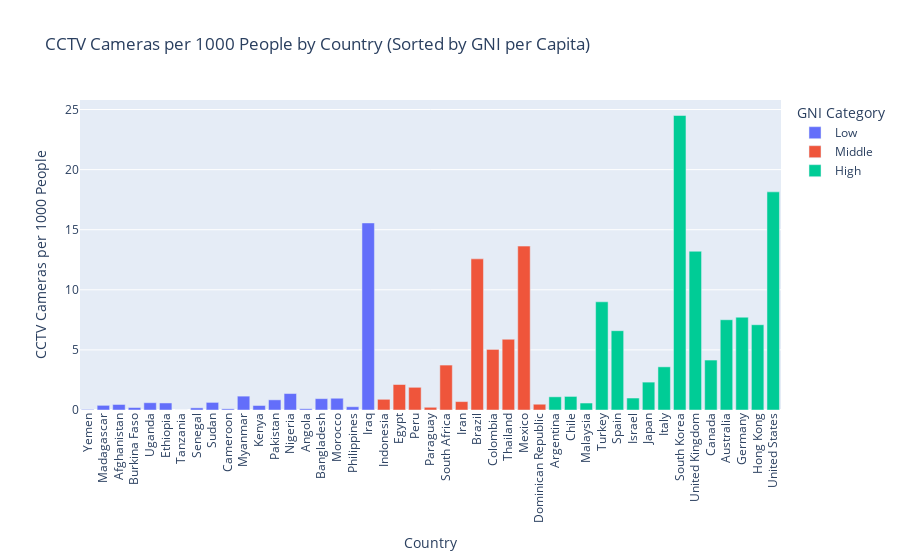

Here is the notebook cell this chart was saved with:
### Markdown cell above
## Relation Between Number of CCTV Cameras and Gross National Income

The bar graph below highlights the relationship between the density of CCTV cameras and Gross National Income (GNI) per capita in various countries. Wealthier nations tend to have more CCTV cameras per 1,000 people, reflecting their greater economic resources for public safety and security. This investment in advanced surveillance systems is a crucial part of these countries' crime prevention strategies. Higher GNI correlates with increased funding for technology, both as a security tool and a symbol of technological advancement and status (Norris, 2005; Lyon, 2003).

### Code cell
# Load the data (replace with the actual file paths)
df_cctv = pd.read_csv('datasets/cctv.csv')
df_hdi = pd.read_csv('datasets/Human Development Index.csv')

# Select relevant columns and rename for clarity
df_hdi = df_hdi[['Country', 'Gross National Income Per Capita (2021)']]
df_cctv = df_cctv[['Country', '# of CCTV Cameras', '# of People (2023)']]

# Clean the data: handle missing values
df_hdi.dropna(subset=['Gross National Income Per Capita (2021)'], inplace=True)
df_cctv.dropna(subset=['# of CCTV Cameras', '# of People (2023)'], inplace=True)

# Convert '# of CCTV Cameras' and '# of People (2023)' columns to integers (remove commas)
df_cctv['# of CCTV Cameras'] = df_cctv['# of CCTV Cameras'].str.replace(',', '').astype(int)
df_cctv['# of People (2023)'] = df_cctv['# of People (2023)'].str.replace(',', '').astype(int)

# Calculate the number of CCTV cameras per 1000 people
df_cctv['CCTV Cameras per 1000 People'] = df_cctv['# of CCTV Cameras'] / df_cctv['# of People (2023)'] * 1000

# Group by country and calculate the total number of cameras and the number of CCTV cameras per 1000 people
total_cameras_per_land = df_cctv.groupby('Country', as_index=False).agg({
    '# of CCTV Cameras': 'sum',
    'CCTV Cameras per 1000 People': 'sum'
})

# Merge the DataFrames on 'Country'
merged_df = pd.merge(total_cameras_per_land, df_hdi, on='Country')

# Exclude specific countries because of outliers or no information
excluded_countries = ['China', 'India', 'Saudi Arabia']
merged_df = merged_df[~merged_df['Country'].isin(excluded_countries)]

# Categorize GNI per Capita into low, middle, high
gni_bins = [0, 10000, 20000, float('inf')]
gni_labels = ['Low', 'Middle', 'High']
merged_df['GNI Category'] = pd.cut(merged_df['Gross National Income Per Capita (2021)'], bins=gni_bins, labels=gni_labels)

# Sort the merged data by GNI per Capita
merged_df_sorted = merged_df.sort_values(by='Gross National Income Per Capita (2021)')

# Create the interactive bar chart
fig = px.bar(
    merged_df_sorted,
    x='Country',
    y='CCTV Cameras per 1000 People',
    color='GNI Category',
    hover_data=['# of CCTV Cameras', 'Gross National Income Per Capita (2021)'],
    labels={'CCTV Cameras per 1000 People': 'CCTV Cameras per 1000 People', 'Gross National Income Per Capita (2021)': 'GNI per Capita'},
    title='CCTV Cameras per 1000 People by Country (Sorted by GNI per Capita)'
)

# Update the layout to improve readability
fig.update_layout(
    xaxis_title='Country',
    yaxis_title='CCTV Cameras per 1000 People',
    xaxis_tickangle=-90,
    yaxis=dict(tickmode='linear', tick0=0, dtick=5),
    hovermode='closest',
    height = 500
)

# Show the plot
fig.show()

### Figure 1 — Plotly figure (JSON) as saved in the notebook; plotly's stock layout.template omitted (floating-point values rounded to 4 significant figures)
{"data": [{"alignmentgroup": "True", "customdata": [[150, 1314.0], [1500, 1484.0], [2108, 1824.0], [660, 2118.0], [2333, 2181.0], [3200, 2361.0], [20, 2664.0], [617, 3344.0], [4010, 3575.0], [400, 3621.0], [6475, 3851.0], [2000, 4474.0], [11600, 4624.0], [7800, 4790.0], [955, 5466.0], [17657, 5472.0], [3810, 7303.0], [4005, 8920.0], [120000, 9977.0]], "hovertemplate": "GNI Category=Low<br>Country=%{x}<br>CCTV Cameras per 1000 People=%{y}<br># of CCTV Cameras=%{customdata[0]}<br>GNI per Capita=%{customdata[1]}<extra></extra>", "legendgroup": "Low", "marker": {"color": "#636efa", "pattern": {"shape": ""}}, "name": "Low", "offsetgroup": "Low", "orientation": "v", "showlegend": true, "textposition": "auto", "type": "bar", "x": ["Yemen", "Madagascar", "Afghanistan", "Burkina Faso", "Uganda", "Ethiopia", "Tanzania", "Senegal", "Sudan", "Cameroon", "Myanmar", "Kenya", "Pakistan", "Nigeria", "Angola", "Bangladesh", "Morocco", "Philippines", "Iraq"], "xaxis": "x", "y": [0.04556, 0.3874, 0.4594, 0.206, 0.6066, 0.586, 0.002572, 0.1799, 0.6321, 0.09844, 1.154, 0.3756, 0.8461, 1.369, 0.1028, 0.9448, 0.9787, 0.2731, 15.56], "yaxis": "y"}, {"alignmentgroup": "True", "customdata": [[9466, 11470.0], [46684, 11730.0], [21163, 12250.0], [794, 12350.0], [19741, 12950.0], [5584, 13000.0], [92632, 14370.0], [49178, 14380.0], [65167, 17030.0], [124707, 17900.0], [1692, 17990.0]], "hovertemplate": "GNI Category=Middle<br>Country=%{x}<br>CCTV Cameras per 1000 People=%{y}<br># of CCTV Cameras=%{customdata[0]}<br>GNI per Capita=%{customdata[1]}<extra></extra>", "legendgroup": "Middle", "marker": {"color": "#EF553B", "pattern": {"shape": ""}}, "name": "Middle", "offsetgroup": "Middle", "orientation": "v", "showlegend": true, "textposition": "auto", "type": "bar", "x": ["Indonesia", "Egypt", "Peru", "Paraguay", "South Africa", "Iran", "Brazil", "Colombia", "Thailand", "Mexico", "Dominican Republic"], "xaxis": "x", "y": [0.8901, 2.121, 1.889, 0.2262, 3.738, 0.6997, 12.57, 5.04, 5.887, 13.64, 0.4802], "yaxis": "y"}, {"alignmentgroup": "True", "customdata": [[17000, 20930.0], [7794, 24560.0], [5000, 26660.0], [120462, 31030.0], [41977, 38350.0], [4401, 41520.0], [58799, 42270.0], [15500, 42840.0], [179344, 44500.0], [127423, 45220.0], [24362, 46810.0], [38735, 49240.0], [27589, 54530.0], [54519, 62610.0], [111231, 64770.0]], "hovertemplate": "GNI Category=High<br>Country=%{x}<br>CCTV Cameras per 1000 People=%{y}<br># of CCTV Cameras=%{customdata[0]}<br>GNI per Capita=%{customdata[1]}<extra></extra>", "legendgroup": "High", "marker": {"color": "#00cc96", "pattern": {"shape": ""}}, "name": "High", "offsetgroup": "High", "orientation": "v", "showlegend": true, "textposition": "auto", "type": "bar", "x": ["Argentina", "Chile", "Malaysia", "Turkey", "Spain", "Israel", "Japan", "Italy", "South Korea", "United Kingdom", "Canada", "Australia", "Germany", "Hong Kong", "United States"], "xaxis": "x", "y": [1.097, 1.129, 0.5799, 9.002, 6.597, 0.9955, 2.32, 3.592, 24.5, 13.21, 4.156, 7.509, 7.719, 7.094, 18.15], "yaxis": "y"}], "layout": {"autosize": true, "barmode": "relative", "hovermode": "closest", "legend": {"title": {"text": "GNI Category"}, "tracegroupgap": 0}, "title": {"text": "CCTV Cameras per 1000 People by Country (Sorted by GNI per Capita)"}, "xaxis": {"anchor": "y", "autorange": true, "domain": [0, 1], "range": [-0.5, 44.5], "tickangle": -90, "title": {"text": "Country"}, "type": "category"}, "yaxis": {"anchor": "x", "autorange": true, "domain": [0, 1], "dtick": 5, "range": [0, 25.79], "tick0": 0, "tickmode": "linear", "title": {"text": "CCTV Cameras per 1000 People"}, "type": "linear"}}}
